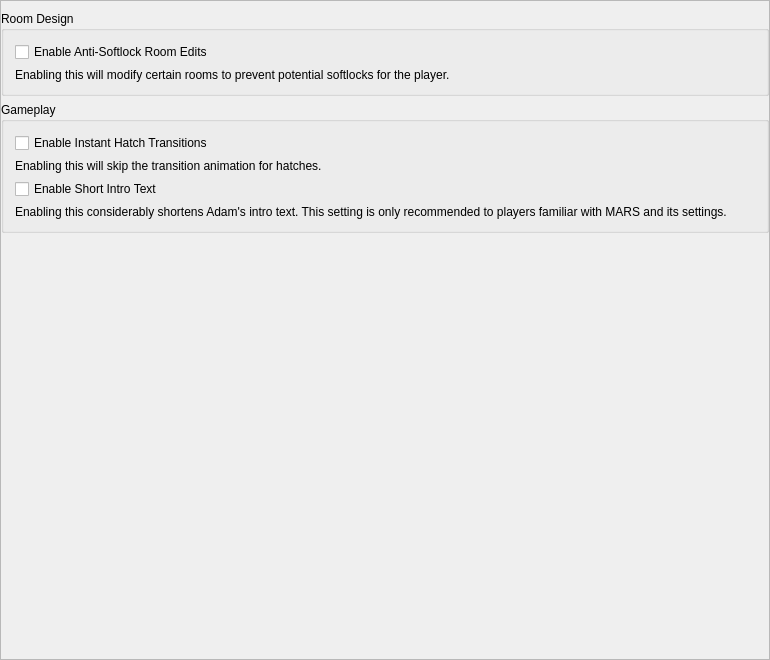
<?xml version="1.0" encoding="UTF-8"?>
<ui version="4.0">
 <class>PresetFusionPatches</class>
 <widget class="QMainWindow" name="PresetFusionPatches">
  <property name="geometry">
   <rect>
    <x>0</x>
    <y>0</y>
    <width>770</width>
    <height>660</height>
   </rect>
  </property>
  <property name="windowTitle">
   <string>Other</string>
  </property>
  <widget class="QWidget" name="root_widget">
   <property name="maximumSize">
    <size>
     <width>16777215</width>
     <height>16777215</height>
    </size>
   </property>
   <layout class="QVBoxLayout" name="verticalLayout">
    <property name="leftMargin">
     <number>0</number>
    </property>
    <property name="topMargin">
     <number>0</number>
    </property>
    <property name="rightMargin">
     <number>0</number>
    </property>
    <property name="bottomMargin">
     <number>0</number>
    </property>
    <item>
     <widget class="QScrollArea" name="scroll_area">
      <property name="widgetResizable">
       <bool>true</bool>
      </property>
      <widget class="QWidget" name="scroll_contents">
       <property name="geometry">
        <rect>
         <x>0</x>
         <y>0</y>
         <width>768</width>
         <height>658</height>
        </rect>
       </property>
       <layout class="QVBoxLayout" name="scroll_layout">
        <property name="leftMargin">
         <number>0</number>
        </property>
        <property name="topMargin">
         <number>2</number>
        </property>
        <property name="rightMargin">
         <number>0</number>
        </property>
        <property name="bottomMargin">
         <number>0</number>
        </property>
        <item>
         <spacer name="top_spacer">
          <property name="orientation">
           <enum>Qt::Vertical</enum>
          </property>
          <property name="sizeType">
           <enum>QSizePolicy::Fixed</enum>
          </property>
          <property name="sizeHint" stdset="0">
           <size>
            <width>20</width>
            <height>8</height>
           </size>
          </property>
         </spacer>
        </item>
        <item>
         <widget class="QGroupBox" name="room_group">
          <property name="title">
           <string>Room Design</string>
          </property>
          <layout class="QVBoxLayout" name="unlock_layout">
           <item>
            <widget class="QCheckBox" name="anti_softlock_check">
             <property name="text">
              <string>Enable Anti-Softlock Room Edits</string>
             </property>
            </widget>
           </item>
           <item>
            <widget class="QLabel" name="anti_softlock_label">
             <property name="text">
              <string>Enabling this will modify certain rooms to prevent potential softlocks for the player.</string>
             </property>
            </widget>
           </item>
          </layout>
         </widget>
        </item>
        <item>
         <widget class="QGroupBox" name="gameplay_group">
          <property name="title">
           <string>Gameplay</string>
          </property>
          <layout class="QVBoxLayout" name="instant_transitions_layout">
           <item>
            <widget class="QCheckBox" name="instant_transitions_check">
             <property name="text">
              <string>Enable Instant Hatch Transitions</string>
             </property>
            </widget>
           </item>
           <item>
            <widget class="QLabel" name="instant_transitions_label">
             <property name="text">
              <string>&lt;html&gt;&lt;head/&gt;&lt;body&gt;&lt;p&gt;Enabling this will skip the transition animation for hatches.&lt;/p&gt;&lt;/body&gt;&lt;/html&gt;</string>
             </property>
             <property name="wordWrap">
              <bool>true</bool>
             </property>
            </widget>
           </item>
           <item>
            <widget class="QCheckBox" name="short_intro_text_check">
             <property name="text">
              <string>Enable Short Intro Text</string>
             </property>
            </widget>
           </item>
           <item>
            <widget class="QLabel" name="short_intro_text_label">
             <property name="text">
              <string>Enabling this considerably shortens Adam's intro text. This setting is only recommended to players familiar with MARS and its settings.</string>
             </property>
            </widget>
           </item>
          </layout>
         </widget>
        </item>
        <item>
         <spacer name="verticalSpacer">
          <property name="orientation">
           <enum>Qt::Vertical</enum>
          </property>
          <property name="sizeHint" stdset="0">
           <size>
            <width>20</width>
            <height>40</height>
           </size>
          </property>
         </spacer>
        </item>
       </layout>
      </widget>
     </widget>
    </item>
   </layout>
  </widget>
 </widget>
 <layoutdefault spacing="6" margin="11"/>
 <resources/>
 <connections/>
</ui>
